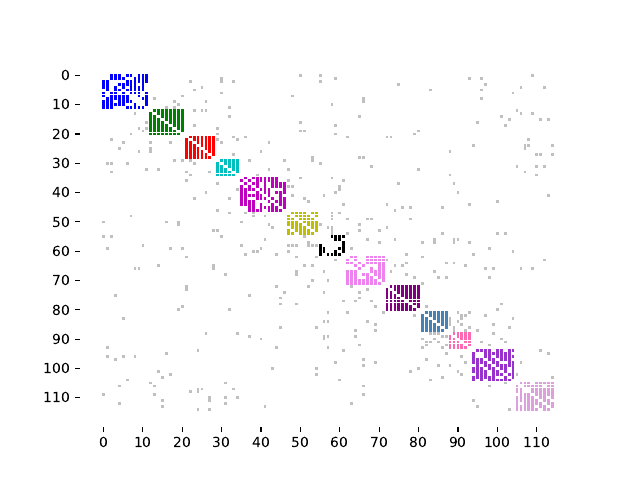

Generate this figure with Python:
#!/usr/python
# -*- coding: utf-8 -*-
"""

This module visualizes the network edges and the community structure
by a heatmap. It serves as a utility for the execution code. 

"""

import matplotlib
matplotlib.use("Agg")
import matplotlib.pyplot as plt
import numpy as np
import itertools
import scipy
import collections

def heatmap(G, comm): 
    '''
    Output a PDF heatmap
    
    Args:
        G: input networkx graph (unweighted)
        comm: the partition of the graph, in the format of list of lists
       
    '''
    N = int(G.number_of_nodes())
    index = {i:newi for newi, i in enumerate(itertools.chain(*comm))}
    map_comm = {j:i for i, c in enumerate(comm) for j in c}

    plt.clf()

    fig, ax = plt.subplots(1)

    points = collections.defaultdict(lambda : {'x':[], 'y':[]})
    for i, j in G.edges():
       newi, newj = index[i], index[j]
       if map_comm[i] == map_comm[j]:
         points[1 + map_comm[i]]['x'].append(newi)
         points[1 + map_comm[i]]['x'].append(newj)
         points[1 + map_comm[i]]['y'].append(newj)
         points[1 + map_comm[i]]['y'].append(newi)
       else:
         points[0]['x'].append(newi)
         points[0]['x'].append(newj)
         points[0]['y'].append(newj)
         points[0]['y'].append(newi)

    colormap = ['silver', 'b', 'g', 'r', 'c', 'm', 'y', 'k', 'violet', 'purple', 'steelblue', 'hotpink', 'darkorchid', 'plum']
    for k in points:
      plt.scatter(points[k]['x'], points[k]['y'], color = colormap[k % len(colormap)], marker='s', edgecolor='none', s = 4)

    # Hide the right and top spines
    ax.spines['left'].set_visible(False)
    ax.spines['right'].set_visible(False)
    ax.spines['top'].set_visible(False)
    ax.spines['bottom'].set_visible(False)

    ax.invert_yaxis()

    plt.xticks(list(range(0, 120, 10)))
    plt.yticks(list(range(0, 120, 10)))

    plt.savefig("heatmap.pdf")

def draw(G, colormap):
    '''
    Visualize a graph using networkx default API
    
    Args:
        G: input networkx graph (unweighted)
        comm: the partition of the graph, in the format of list of lists
       
    '''

    plt.clf()
    pos=nx.spring_layout(G)
    nx.draw_networkx_nodes(G,pos,node_size=[30*G.degree(k) for k,v in pos.items()],node_shape='o',node_color=list(map(colormap.get, G.nodes())))
    labels=nx.draw_networkx_labels(G,\
        pos={k:v+np.array([0.05,0.05]) for k,v in pos.items()},\
        labels={k:"%d"%k for k,v in pos.items()}, font_size=14)
    nx.draw_networkx_edges(G,pos,width=1,edge_color='black')
    plt.axis('off')
    plt.savefig("network.png", bbox_inches="tight")
    print("Save figure to", "network.png") 

def hist(null_distri, LRtest, figname, pvalue):
  plt.clf()
  #kde = scipy.stats.gaussian_kde(null_distri,bw_method=None) 
  #t_range = np.linspace(-1,8,100)
  #plt.plot(t_range,kde(t_range),lw=2, label='KDE')

  fig, ax = plt.subplots(1) 

  try:
    plt.hist(null_distri, bins=50, density=True, facecolor='green', alpha=0.3)
  except:
    print("unknow error. pass")
    return

  rv = scipy.stats.chi2(1) # only one extra dimension of freedom
  rvx = np.linspace(0.1, 7, num=40)

  plt.plot(rvx, rv.pdf(rvx), 'b-', lw=2)

  # vertical line
  plt.plot([LRtest, LRtest], [0,rv.pdf(LRtest)], c = 'k', lw = 3)

  rtail_x = np.linspace(LRtest, 7, num=30)
  rtail_y = rv.pdf(rtail_x)
  ax.fill_between(rtail_x, 0, rtail_y, facecolor='yellow', alpha=0.9)

  # Hide the right and top spines
  ax.spines['right'].set_visible(False)
  ax.spines['top'].set_visible(False)

  #plt.xlabel(r"$\Lambda_{\bf \hat{g}}$",size=23)
  #plt.ylabel(r"Probablity Density",size=18)
  plt.tick_params(axis='both', which='major', labelsize=30)
  plt.xlim([-0.2, 7])
  plt.ylim([0, 1.2])

  plt.tight_layout()
  plt.text(1, 0.8, r"LLR test=%.4f" % LRtest,fontsize=28)
  plt.text(2.5, 0.3, r"pvalue=%.4f" % pvalue,fontsize=28)
  name = "pvalue_%s_%.4f.pdf" % (figname, pvalue)
  plt.savefig(name)
  print("Savefig", name)

